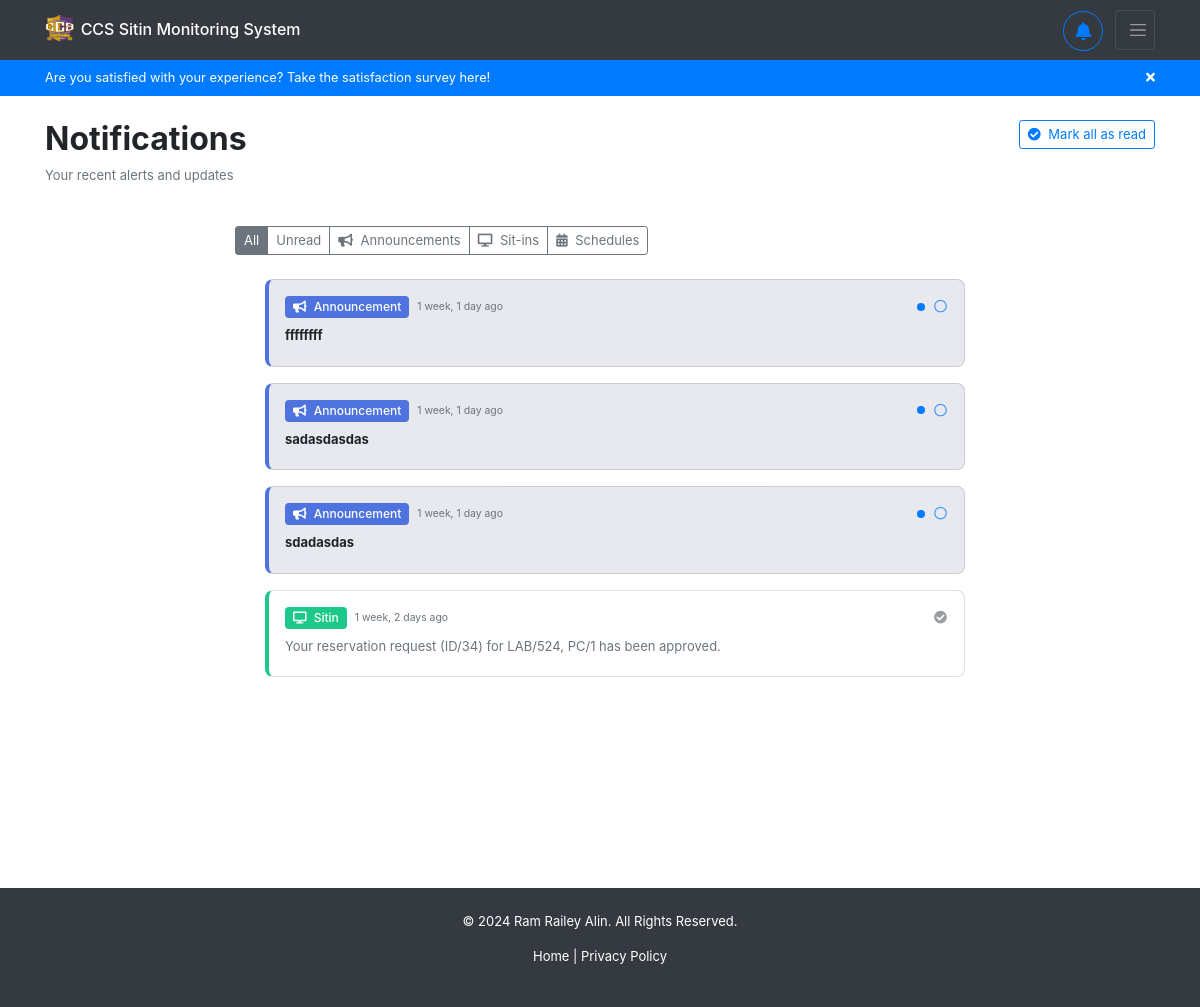
Before: /notifications/ (signed in) with the older database file.
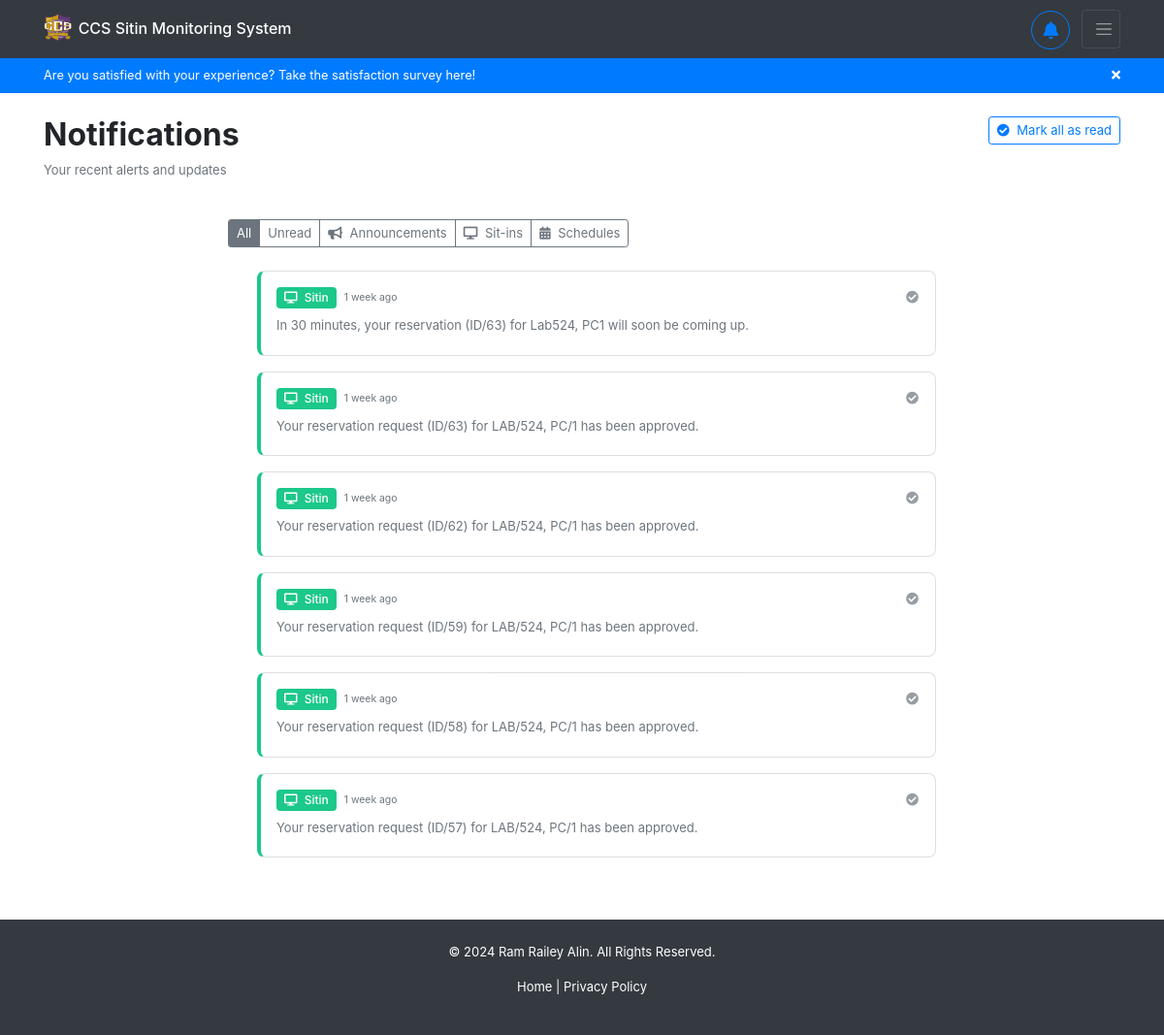
After: the same page with the newer database file.
### notifications/models.py (models this page shows)
class Notification(models.Model):
    badge_type = models.CharField(max_length=50, null=True, blank=True)
    message = models.TextField(null=True, blank=True)
    url = models.URLField(null=True, blank=True)
    timestamp = models.DateTimeField(auto_now_add=True)
    is_read = models.BooleanField(default=False)
    user = models.ForeignKey(User, on_delete=models.CASCADE)

### notifications/views.py (the view)
# urls.py: path('notifications/', include('notifications.urls')),
def notifications(request):
    notifications = Notification.objects.filter(user=request.user).order_by('-timestamp')
    return render(request, 'notifications/notifications.html', context={ 'notifications': notifications })

### notifications/templates/notifications/notifications.html (shortened to what the changed rows need)
{% extends 'backend/base.html' %}
{% block content %}
<div class="container mt-4" id="notifications-div">
    <div class="row mb-4">
        <div class="col">
            <h2 class="font-weight-bold">Notifications</h2>
        </div>
    </div>
    <div class="row">
        <div class="col-md-8 mx-auto">
            <ul class="notification-list list-unstyled">
                {% for notification in notifications %}
                <li class="mb-3 position-relative">
                    <div class="card shadow-sm border-left-4
                        {% if notification.badge_type == 'announcement' %}border-left-announcement
                        {% elif notification.badge_type == 'sitin' %}border-left-sitin
                        {% elif notification.badge_type == 'schedule' %}border-left-schedule
                        {% else %}border-left-default{% endif %}
                        notification-card {% if not notification.is_read %}unread-notification{% endif %}"
                        data-type="{{ notification.badge_type }}"
                        data-read="{{ notification.is_read|yesno:'true,false' }}"
                        data-id="{{ notification.id }}">
                        <div class="card-body p-3">
                            <div class="d-flex justify-content-between align-items-start">
                                <div class="d-flex align-items-center">
                                    <span class="badge
                                        {% if notification.badge_type == 'announcement' %}badge-announcement
                                        {% elif notification.badge_type == 'sitin' %}badge-sitin
                                        {% elif notification.badge_type == 'schedule' %}badge-schedule
                                        {% else %}badge-secondary{% endif %} mr-2">
                                        <i class="fas
                                            {% if notification.badge_type == 'announcement' %}fa-bullhorn
                                            {% elif notification.badge_type == 'sitin' %}fa-desktop
                                            {% elif notification.badge_type == 'schedule' %}fa-calendar-alt
                                            {% else %}fa-bell{% endif %} mr-1"></i>
                                        {{ notification.badge_type|title }}
                                    </span>
                                    <small class="text-muted">{{ notification.timestamp|timesince }} ago</small>
                                </div>
                                <div class="d-flex align-items-center">
                                    {% if not notification.is_read %}
                                    <span class="unread-indicator bg-primary rounded-circle mr-2"></span>
                                    {% endif %}
                                    <button class="btn btn-link text-dark mark-read-btn p-0" title="{% if notification.is_read %}Mark as unread{% else %}Mark as read{% endif %}">
                                        <i class="{% if notification.is_read %}fas fa-check-circle text-muted{% else %}far fa-circle text-primary{% endif %}"></i>
                                    </button>
                                </div>
                            </div>
                            <p class="mt-2 mb-1 {% if not notification.is_read %}font-weight-bold{% else %}text-muted{% endif %}">
                                {{ notification.message }}
                            </p>
                        </div>
                    </div>
                </li>
                {% empty %}
                <li class="text-center py-4">
                    <i class="far fa-bell fa-3x text-muted mb-3"></i>
                    <p class="text-muted">No notifications yet</p>
                </li>
                {% endfor %}
            </ul>
        </div>
    </div>
</div>
{% endblock %}

Changed rows visible on the page:
removed Notification: badge_type "Announcement", timestamp "1 week, 1 day", is_read False (drawn), message "ffffffff"
removed Notification: badge_type "Announcement", timestamp "1 week, 1 day", is_read False (drawn), message "sadasdasdas"
removed Notification: badge_type "Announcement", timestamp "1 week, 1 day", is_read False (drawn), message "sdadasdas"
removed Notification: badge_type "Sitin", timestamp "1 week, 2 days", is_read True (drawn), message "Your reservation request (ID/34) for LAB/524, PC/1 has been approved."
added Notification: badge_type "Sitin", timestamp "1 week", is_read True (drawn), message "In 30 minutes, your reservation (ID/63) for Lab524, PC1 will soon be coming up."
added Notification: badge_type "Sitin", timestamp "1 week", is_read True (drawn), message "Your reservation request (ID/63) for LAB/524, PC/1 has been approved."
added Notification: badge_type "Sitin", timestamp "1 week", is_read True (drawn), message "Your reservation request (ID/62) for LAB/524, PC/1 has been approved."
added Notification: badge_type "Sitin", timestamp "1 week", is_read True (drawn), message "Your reservation request (ID/59) for LAB/524, PC/1 has been approved."
added Notification: badge_type "Sitin", timestamp "1 week", is_read True (drawn), message "Your reservation request (ID/58) for LAB/524, PC/1 has been approved."
added Notification: badge_type "Sitin", timestamp "1 week", is_read True (drawn), message "Your reservation request (ID/57) for LAB/524, PC/1 has been approved."
